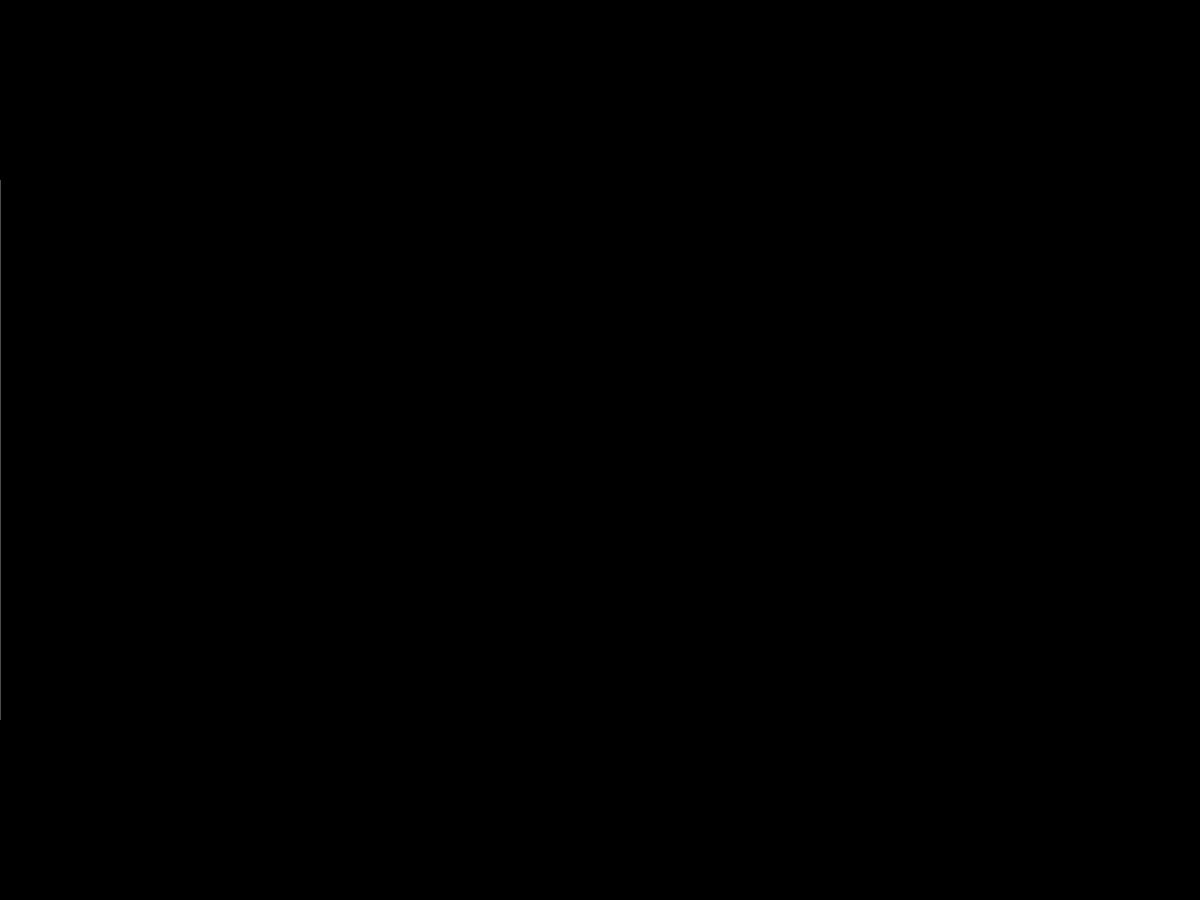
Frame 1 (no input)
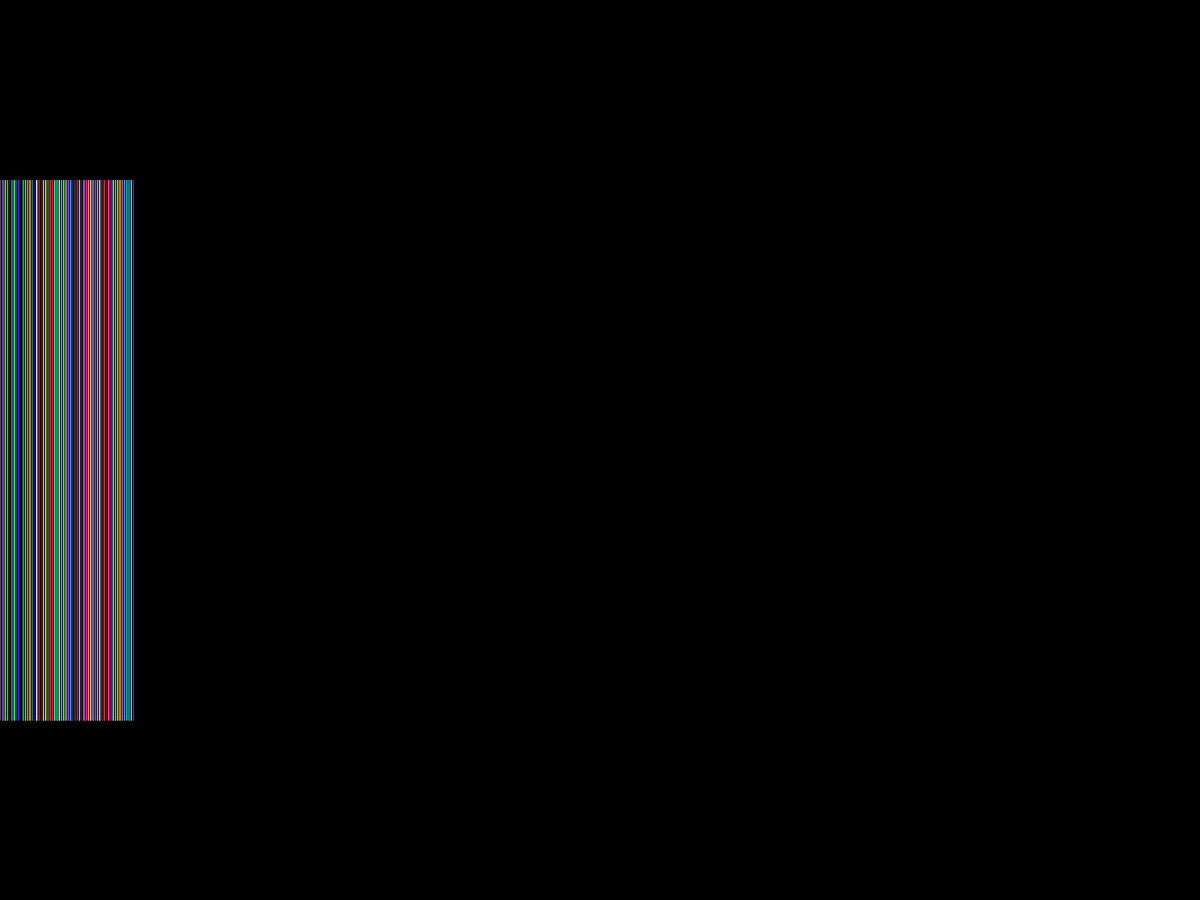
Frame 60 (the mouse pressed at the canvas centre just before this capture)
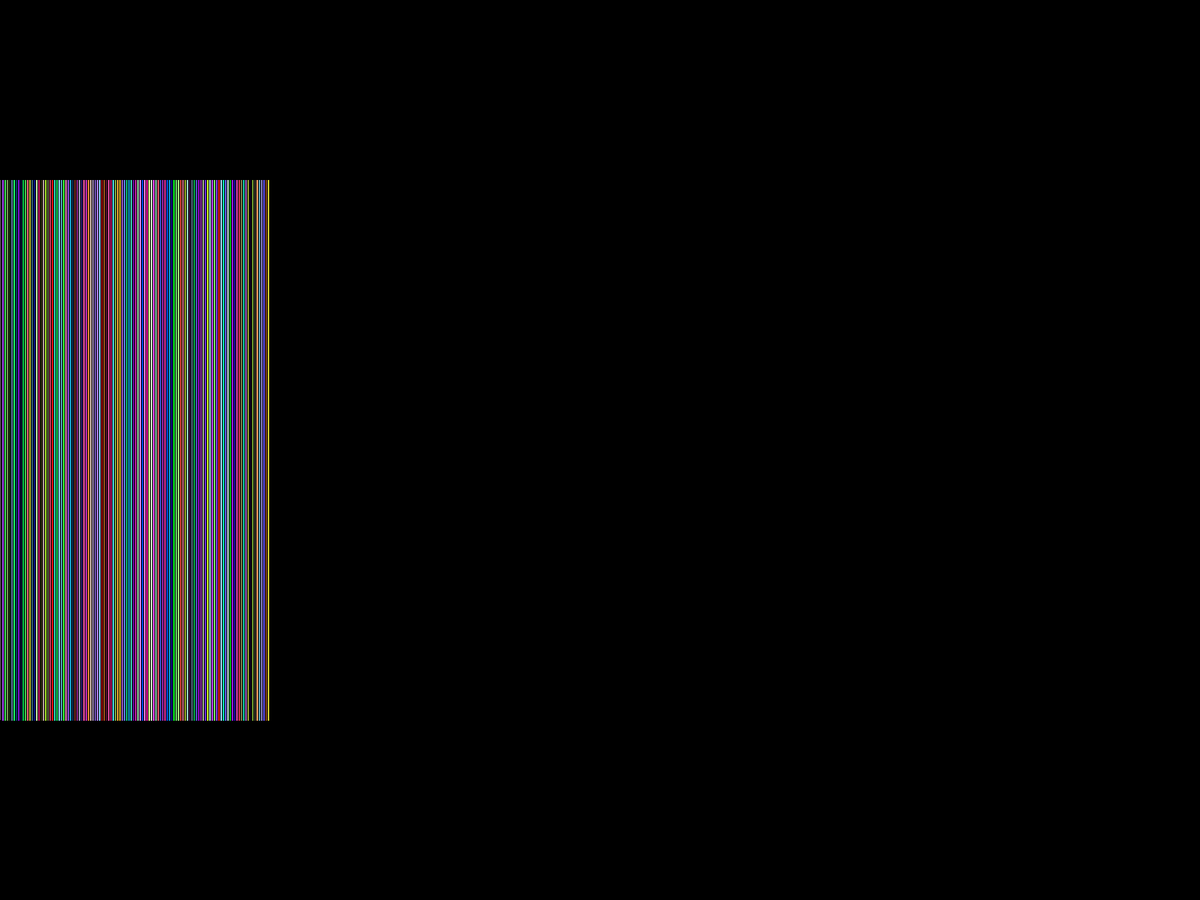
Frame 120 (the mouse held since frame 60 and released just before this capture)

The Processing sketch that drew these frames (run headless with seeded random() and noise(); from frame 60 on, the mouse is pressed at the canvas centre):

// Processing sketch: fullScreen
// ── fullScreen.pde
// Run the code at the full dimensions of the screen currently
// selected inside the Preferences window

int x = 0;

void setup() {
  fullScreen();
  background(0);
  noStroke();
  fill(102);
  println("Finalize by ESC");
}

void draw() {
  rect(x, height*0.2, 1, height*0.6); 
  stroke(random(255),random(255),random(255));
  x = (x + 3)%width;
}
